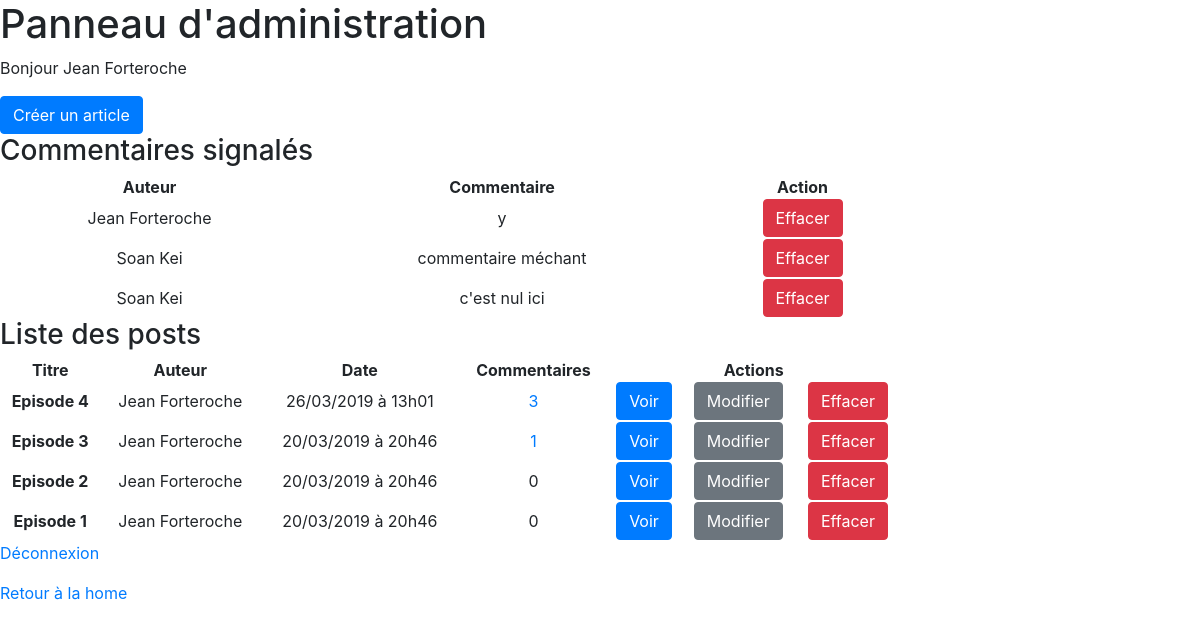
The page /index.php?action=adminPanel (signed in) on the database its author committed.
### tables this page shows
CREATE TABLE IF NOT EXISTS `comments` (
  `id` int(11) NOT NULL AUTO_INCREMENT,
  `post_id` int(11) NOT NULL,
  `author` varchar(255) NOT NULL,
  `content` varchar(255) NOT NULL,
  `report` int(11) DEFAULT '0',
  `comment_date` datetime NOT NULL,
  PRIMARY KEY (`id`)
);

CREATE TABLE IF NOT EXISTS `posts` (
  `id` int(11) NOT NULL AUTO_INCREMENT,
  `title` varchar(255) NOT NULL,
  `content` text NOT NULL,
  `post_date` datetime NOT NULL,
  PRIMARY KEY (`id`)
);

### controller/UsersController.php (called while the page is built, shortened)
<?php
require_once 'model/PostsManager.php';
require_once 'model/CommentsManager.php';
class UsersController
{
    public function adminPanel()
    {
        $postsManager = new PostsManager();
        $commentsManager = new CommentsManager();
        $posts = $postsManager->getListPostsAdmin();
        $reportedComments = $commentsManager->getReportedComments();
        require 'view/adminView.php';
    }
}

### model/CommentsManager.php (called while the page is built, shortened)
<?php
class CommentsManager extends Manager
{
    public function getReportedComments(){
        $db = $this->dbConnect();
        $q = $db->query('SELECT id, author, content, post_id, report FROM comments WHERE report = "1" ');
        $reportedComments = $q->fetchAll();
        return $reportedComments;
    }
}

### model/PostsManager.php (called while the page is built, shortened)
<?php
class PostsManager extends Manager
{
    public function getListPostsAdmin() {
        $db = $this->dbconnect();
        $q = $db->query
        ('SELECT posts.id, posts.title, posts.content,
        DATE_FORMAT(post_date, \'%d/%m/%Y à %Hh%i\') AS post_date_fr,
        COUNT(comments.id) AS nb_comments
        FROM posts
        LEFT JOIN comments
        ON posts.id = comments.post_id
        GROUP BY posts.id
        ORDER BY post_date DESC');
        $posts = $q->fetchAll();
        return $posts;
    }
}

### view/adminView.php (the view, shortened to what this page needs)
<h1>Panneau d'administration</h1>
<?php if (isset($_SESSION)): ?>
<?php if ($_SESSION['role'] == '1'): ?>
<p>Bonjour
    <?=$_SESSION['login'];?>
</p>
<a href="index.php?action=addPost" class="btn btn-primary">Créer un article</a>
<h3>Commentaires signalés</h3>
<?php if (empty($reportedComments)): ?>
    <p>Aucun commentaire signalé</p>
<?php else: ?>
<table class="text-center w-75 p-3">
    <tr>
        <th>Auteur</th>
        <th>Commentaire</th>
        <th>Action</th>
    </tr>
    <?php foreach ($reportedComments as $report): ?>
    <tr>
        <td><?=$report['author']?></td>
        <td><?=$report['content']?></td>
        <td>
            <a href="index.php?action=deleteComment&commentId=<?=$report['id']?>" class="btn btn-danger">Effacer</a>
        </td>
    </tr>
    <?php endforeach;?>
<?php endif;?>
</table>
<h3>Liste des posts</h3>
<table class="text-center w-75 p-3">
    <tr>
        <th>Titre</th>
        <th>Auteur</th>
        <th>Date</th>
        <th>Commentaires</th>
        <th colspan="3">Actions</th>
    </tr>
    <?php foreach ($posts as $post): ?>
    <tr>
        <td>
            <strong><?=$post['title']?></strong>
        </td>
        <td>
            Jean Forteroche
        </td>
        <td>
            <?=$post['post_date_fr']?>
        </td>
        <td>
            <?php if($post['nb_comments'] == 0) : ?>
                <?= $post['nb_comments']?>
            <?php else: ?>
                <a href="index.php?action=listComments&postId=<?=$post['id']?>"><?= $post['nb_comments']?></a>
            <?php endif; ?>
        </td>
        <td><a href="index.php?action=viewPost&postId=<?=$post['id']?>" class="btn btn-primary">Voir</a></td>
        <td><a href="index.php?action=editPost&postId=<?=$post['id']?>" class="btn btn-secondary">Modifier</a></td>
        <td><a href="index.php?action=deletePost&postId=<?=$post['id']?>" class="btn btn-danger">Effacer</a></td>
    </tr>
    <?php endforeach;?>
</table>
<p><a href="index.php?action=disconnect">Déconnexion</a></p>
<p><a href="index.php">Retour à la home</a></p>
<?php elseif ($_SESSION['role'] == '0'):
    header('Location: index.php?action=listPosts');
    exit;
else:
    header('Location: index.php?action=listPosts');
    exit;
endif;
endif;
require 'template.php';?>

### rows shown on the page
comments: author "Jean Forteroche", content "y"
comments: author "Soan Kei", content "commentaire méchant"
comments: author "Soan Kei", content "c'est nul ici"
posts: title "Episode 4", post_date_fr "26/03/2019 à 13h01", nb_comments "3"
posts: title "Episode 3", post_date_fr "20/03/2019 à 20h46", nb_comments "1"
posts: title "Episode 2", post_date_fr "20/03/2019 à 20h46", nb_comments "0"
posts: title "Episode 1", post_date_fr "20/03/2019 à 20h46", nb_comments "0"

### other values the page prints
$_SESSION['login'] "Jean Forteroche"
